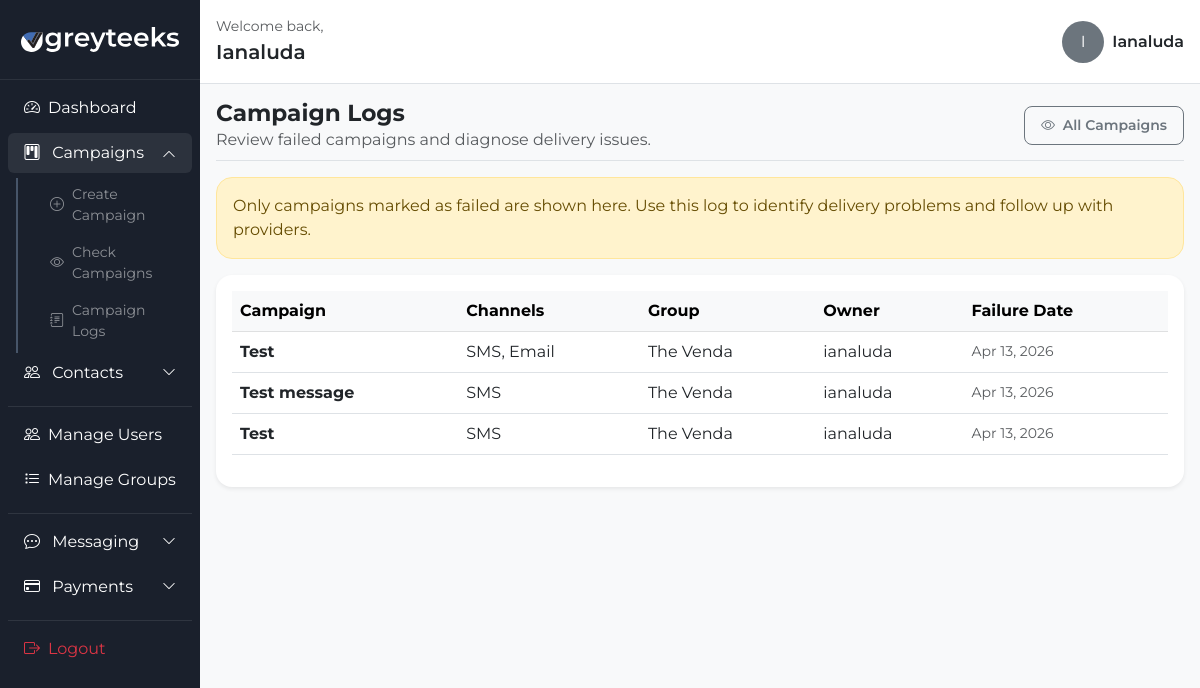
Screenshot of /campaigns/logs/ (signed in) with the database file from the repository.
### campaigns/models.py (models this page shows, shortened)
class Campaign(models.Model):
    user = models.ForeignKey(settings.AUTH_USER_MODEL, on_delete=models.CASCADE, related_name='campaigns')
    title = models.CharField(max_length=200)
    description = models.TextField(blank=True, default='')
    message_body = models.TextField(blank=True, default='')
    sms_template = models.ForeignKey(MessageTemplate, on_delete=models.SET_NULL, null=True, blank=True)
    send_sms = models.BooleanField(default=False, verbose_name='SMS')
    send_whatsapp = models.BooleanField(default=False, verbose_name='WhatsApp')
    send_email = models.BooleanField(default=False, verbose_name='Email')
    target_group = models.ForeignKey(Group, on_delete=models.SET_NULL, null=True, blank=True)
    scheduled_time = models.DateTimeField(null=True, blank=True)
    status = models.CharField(
        max_length=20,
        choices=[
            ('draft', 'Draft'),
            ('scheduled', 'Scheduled'),
            ('sent', 'Sent'),
            ('failed', 'Failed'),
            ('cancelled', 'Cancelled'),
        ],
        default='draft'
    )
    cancel_reason = models.TextField(blank=True)
    sms_server = models.ForeignKey(SMSProvider, on_delete=models.SET_NULL, null=True, blank=True)
    whatsapp_server = models.ForeignKey(WhatsAppProvider, on_delete=models.SET_NULL, null=True, blank=True)
    email_server = models.ForeignKey(EmailProvider, on_delete=models.SET_NULL, null=True, blank=True)
    whatsapp_template = models.ForeignKey(WhatsAppTemplate, on_delete=models.SET_NULL, null=True, blank=True)
    email_template = models.ForeignKey(EmailTemplate, on_delete=models.SET_NULL, null=True, blank=True)
    created_at = models.DateTimeField(auto_now_add=True)
    @property
    def enabled_channels(self):
        channels = []
        if self.send_sms:
            channels.append('SMS')
        if self.send_whatsapp:
            channels.append('WhatsApp')
        if self.send_email:
            channels.append('Email')
        return channels
    @property
    def active_channel_labels(self):
        return ', '.join(self.enabled_channels) if self.enabled_channels else 'None'

### contacts_app/models.py (models this page shows, shortened)
class Group(models.Model):
    user = models.ForeignKey(User, on_delete=models.CASCADE, related_name='user_groups')
    name = models.CharField(max_length=100)
    description = models.TextField(blank=True)
    created_at = models.DateTimeField(auto_now_add=True)

### campaigns/views.py (the view)
# urls.py: path('campaigns/logs/', campaign_logs, name='campaign_logs'),
@login_required
def campaign_logs(request):
    if not request.user.is_staff:
        raise PermissionDenied
    failed_campaigns = Campaign.objects.filter(status='failed').order_by('-created_at').select_related('user', 'target_group')
    return render(request, 'campaigns/campaign_logs.html', {
        'failed_campaigns': failed_campaigns,
    })

### templates/campaigns/campaign_logs.html (shortened to what this page needs)
{% extends "campaigns/dashboard.html" %}
{% block content %}
<div class="d-flex justify-content-between align-items-center pb-2 mb-3 border-bottom mt-3">
    <div>
        <h2 class="fw-bold m-0">Campaign Logs</h2>
        <p class="text-muted mb-0">Review failed campaigns and diagnose delivery issues.</p>
    </div>
    <a href="{% url 'campaigns_overview' %}" class="btn btn-sm btn-outline-secondary px-3 py-2 rounded-3 fw-semibold">
        <i class="bi bi-eye me-1"></i> All Campaigns
    </a>
</div>
<div class="alert alert-warning rounded-4">
    Only campaigns marked as failed are shown here. Use this log to identify delivery problems and follow up with providers.
</div>
<div class="table-responsive bg-white p-3 shadow-sm rounded-4">
    <table class="table table-hover align-middle">
        <thead class="table-light">
            <tr>
                <th>Campaign</th>
                <th>Channels</th>
                <th>Group</th>
                <th>Owner</th>
                <th>Failure Date</th>
            </tr>
        </thead>
        <tbody>
            {% for campaign in failed_campaigns %}
                <tr>
                    <td><strong>{{ campaign.title }}</strong></td>
                    <td>{{ campaign.active_channel_labels }}</td>
                    <td>{{ campaign.target_group.name|default:"General" }}</td>
                    <td>{{ campaign.user.username }}</td>
                    <td class="text-muted small">{{ campaign.created_at|date:"M d, Y" }}</td>
                </tr>
            {% endfor %}
        </tbody>
    </table>
</div>
{% endblock %}

### templates/campaigns/dashboard.html (shortened to what this page needs)
{% load static %}
<!DOCTYPE html>
<html lang="en">
<head>
    <link href="https://cdn.jsdelivr.net/npm/bootstrap@5.3.0/dist/css/bootstrap.min.css" rel="stylesheet">
    <link rel="stylesheet" href="https://cdn.jsdelivr.net/npm/bootstrap-icons@1.11.3/font/bootstrap-icons.min.css">
    <link rel="stylesheet" href="{% static 'css/dashboard.css' %}">
</head>
<body>
    <div class="container-fluid">
        <div class="row">
            <nav class="col-md-2 d-none d-md-block sidebar p-0">
    <div class="sidebar-brand d-flex align-items-center justify-content-center px-3 py-3">
        <img src="{% static 'assets/images/logo/light-logo.svg' %}" class="sidebar-logo" alt="Greyteeks logo">
    </div>
    <div class="px-2 pb-4">
        <ul class="nav flex-column mt-2">
            <li class="nav-item">
                <a class="nav-link text-white d-flex align-items-center" href="{% url 'dashboard' %}">
                    <i class="bi bi-speedometer2 me-2"></i> Dashboard
                </a>
            </li>
            <li class="nav-item">
                <a class="nav-link text-white d-flex align-items-center justify-content-between"
                   href="#campaignsDropdown"
                   data-bs-toggle="collapse"
                   aria-expanded="false"
                   aria-controls="campaignsDropdown">
                    <span><i class="bi bi-kanban me-2"></i> Campaigns</span>
                    <i class="bi bi-chevron-down small"></i>
                </a>
                <div class="collapse" id="campaignsDropdown">
                    <ul class="nav flex-column ms-3 mt-1">
                        <li class="nav-item">
                            <a class="nav-link text-white-50 d-flex align-items-center" href="{% url 'create_campaign' %}">
                                <i class="bi bi-plus-circle me-2"></i> Create Campaign
                            </a>
                        </li>
                        <li class="nav-item">
                            <a class="nav-link text-white-50 d-flex align-items-center" href="{% url 'campaigns_overview' %}">
                                <i class="bi bi-eye me-2"></i> Check Campaigns
                            </a>
                        </li>
                        {% if user.is_staff %}
                        <li class="nav-item">
                            <a class="nav-link text-white-50 d-flex align-items-center" href="{% url 'campaign_logs' %}">
                                <i class="bi bi-journal-text me-2"></i> Campaign Logs
                            </a>
                        </li>
                        {% endif %}
                    </ul>
                </div>
            </li>
            <li class="nav-item">
                <a class="nav-link text-white d-flex align-items-center justify-content-between"
                   href="#contactsDropdown"
                   data-bs-toggle="collapse"
                   aria-expanded="false"
                   aria-controls="contactsDropdown">
                    <span><i class="bi bi-people me-2"></i> Contacts</span>
                    <i class="bi bi-chevron-down small"></i>
                </a>
            </li>
            <hr class="text-secondary my-2">
            {% if user.is_staff %}
            <li class="nav-item">
                <a class="nav-link text-white d-flex align-items-center" href="{% url 'manage_users' %}">
                    <i class="bi bi-people me-2"></i> Manage Users
                </a>
            </li>
            <li class="nav-item">
                <a class="nav-link text-white d-flex align-items-center" href="{% url 'manage_groups' %}">
                    <i class="bi bi-list-task me-2"></i> Manage Groups
                </a>
            </li>
            <hr class="text-secondary my-2">
            <li class="nav-item">
                <a class="nav-link text-white d-flex align-items-center justify-content-between"
                   href="#messagingDropdown"
                   data-bs-toggle="collapse"
                   aria-expanded="false"
                   aria-controls="messagingDropdown">
                    <span><i class="bi bi-chat-dots me-2"></i> Messaging</span>
                    <i class="bi bi-chevron-down small"></i>
                </a>
            </li>
            <li class="nav-item">
                <a class="nav-link text-white d-flex align-items-center justify-content-between"
                   href="#paymentsDropdown"
                   data-bs-toggle="collapse"
                   aria-expanded="false"
                   aria-controls="paymentsDropdown">
                    <span><i class="bi bi-credit-card me-2"></i> Payments</span>
                    <i class="bi bi-chevron-down small"></i>
                </a>
            </li>
            {% endif %}
            <hr class="text-secondary my-2">
            <li class="nav-item">
                <form action="{% url 'logout' %}" method="post">
                    <button type="submit" class="nav-link text-danger border-0 bg-transparent d-flex align-items-center w-100">
                        <i class="bi bi-box-arrow-right me-2"></i> Logout
                    </button>
                </form>
            </li>
        </ul>
    </div>
</nav>
            <main class="col-md-10 p-0">
                <div class="dashboard-top-bar d-flex justify-content-between align-items-center px-3 py-3 bg-white border-bottom">
                    <div>
                        <div class="text-muted small">Welcome back,</div>
                        <div class="fs-5 fw-semibold">{{ user.first_name|default:user.username|title }}</div>
                    </div>
                    <div class="d-flex align-items-center gap-2">
                        <span class="rounded-circle bg-secondary text-white d-inline-flex align-items-center justify-content-center"
                              style="width:42px; height:42px;">
                            {{ user.username|first|upper }}
                        </span>
                        <span class="fw-semibold text-dark">{{ user.username|title }}</span>
                    </div>
                </div>
                <div class="dashboard-content">
                    {% block content %}{% endblock %}
                </div>
            </main>
        </div>
    </div>
</body>
</html>

### static/css/dashboard.css (style rules this page uses)
body { background-color: #f8f9fa; font-family: 'Montserrat', sans-serif; }
.sidebar { height: 100vh; background: #1a202c; color: white; position: fixed; top: 0; left: 0; z-index: 100; width: 16.666667%; }
.sidebar .nav-link { transition: all 0.3s; border-radius: 5px; margin-bottom: 5px; color: white; }
main { margin-left: 16.666667%; padding-left: 1rem; }
h1, h2, h3, h4, h5, h6 { font-family: 'Montserrat', sans-serif; font-weight: 500; }
h2 { font-size: 1.45rem; }
.dashboard-content { padding-left: 1rem; padding-right: 1rem; }
.dashboard-top-bar { min-height: 80px; }
.dashboard-top-bar .rounded-circle { font-size: 1rem; text-transform: uppercase; }
.sidebar-logo { display: block; width: 80%; max-width: 160px; height: auto; max-height: 60px; object-fit: contain; margin: 0 auto; }
.sidebar-brand { min-height: 80px; border-bottom: 1px solid rgba(255, 255, 255, 0.08); margin-left: -1rem; margin-right: -1rem; padding-left: 1rem; padding-right: 1rem; }
.sidebar .nav-link[data-bs-toggle="collapse"] .bi-chevron-down { transition: transform 0.25s ease; }
.sidebar .nav-link[data-bs-toggle="collapse"][aria-expanded="true"] .bi-chevron-down { transform: rotate(180deg); }
.sidebar .nav-link[data-bs-toggle="collapse"]:hover, .sidebar .nav-link[data-bs-toggle="collapse"][aria-expanded="true"] { background: rgba(255, 255, 255, 0.08); border-radius: 6px; }
.sidebar .collapse .nav-link { font-size: 0.875rem; padding: 0.35rem 0.75rem; border-radius: 6px; transition: all 0.2s; }
.sidebar .collapse.show + li, .sidebar .collapse.show { border-left: 2px solid #475569; margin-left: 0.5rem; padding-left: 0.25rem; }
.sidebar-brand { min-height: 80px; border-bottom: 1px solid rgba(255, 255, 255, 0.08); }

### rows the page displays
Campaign: title "Test", active_channel_labels "SMS, Email", target_group.name "The Venda", user.username "ianaluda", created_at "Apr 13, 2026"
Campaign: title "Test message", active_channel_labels "SMS", target_group.name "The Venda", user.username "ianaluda", created_at "Apr 13, 2026"
Campaign: title "Test", active_channel_labels "SMS", target_group.name "The Venda", user.username "ianaluda", created_at "Apr 13, 2026"

### other values shown
{{ user.first_name|default:user.username|title }} "Ianaluda"
{{ user.username|first|upper }} "I"
{{ user.username|title }} "Ianaluda"
